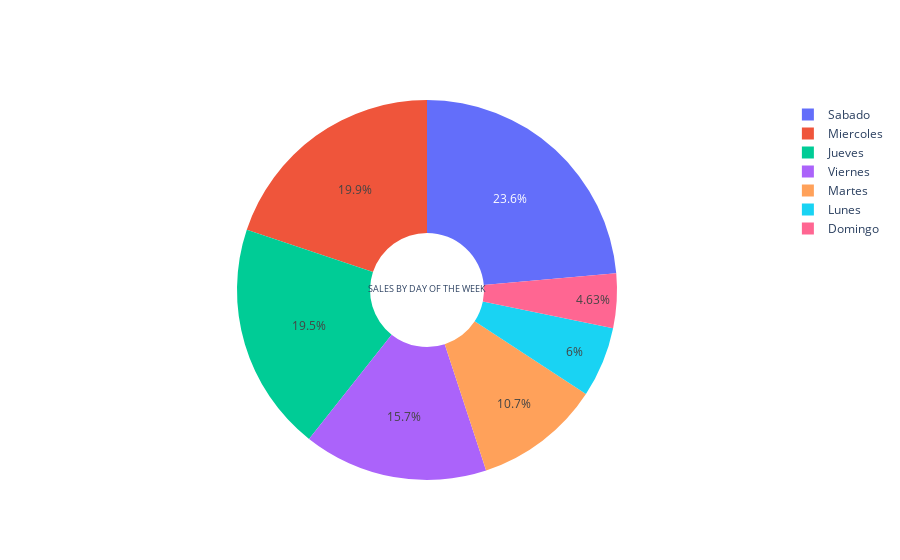

The notebook cell this image was saved under:
### Markdown cell above
### Data visualization

### Code cell
fig = go.Figure(data=[go.Pie(labels=sales_by_day.day_of_week, values=sales_by_day.total_amount, hole=.3, title="SALES BY DAY OF THE WEEK")])
fig.show()

### Figure 1 — Plotly figure (JSON) as saved in the notebook; plotly's stock layout.template omitted (floating-point values rounded to 4 significant figures)
{"data": [{"hole": 0.3, "labels": ["Domingo", "Jueves", "Lunes", "Martes", "Miercoles", "Sabado", "Viernes"], "title": {"text": "SALES BY DAY OF THE WEEK"}, "type": "pie", "values": [528, 2220, 684, 1224, 2266, 2691, 1790]}], "layout": {}}
